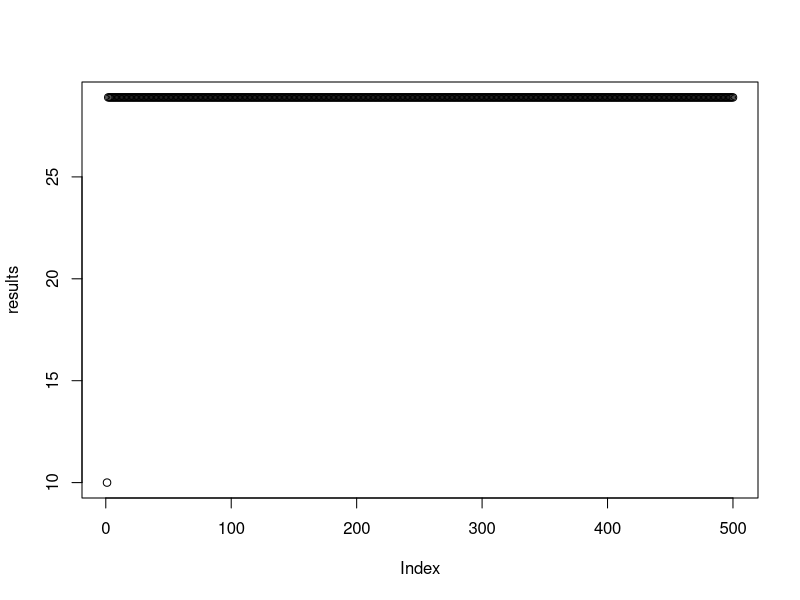
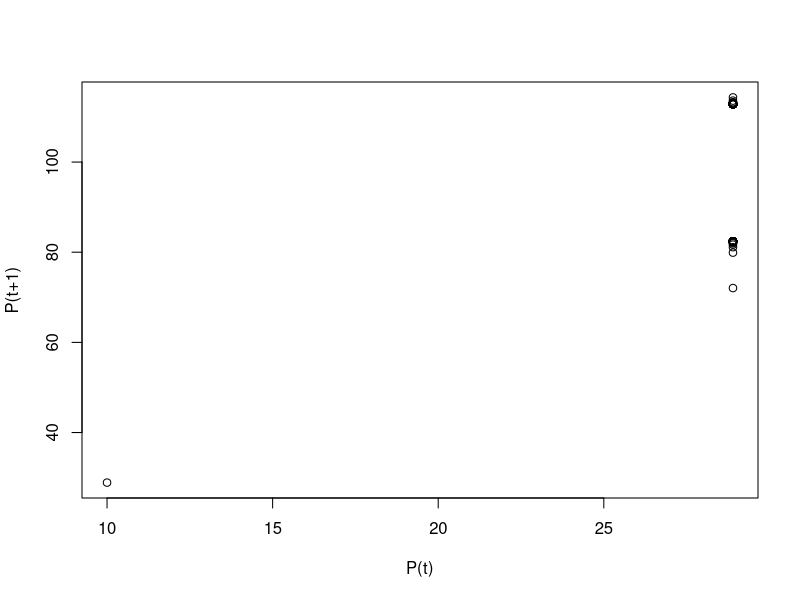
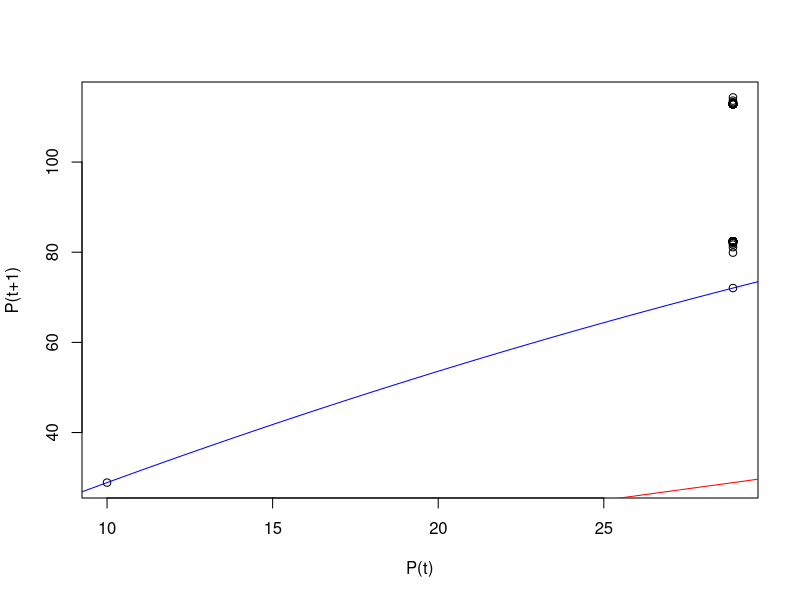
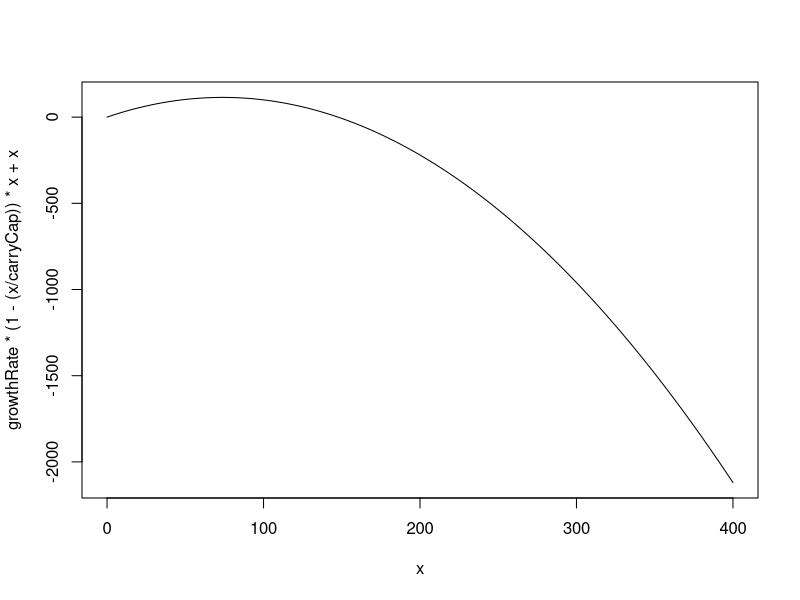
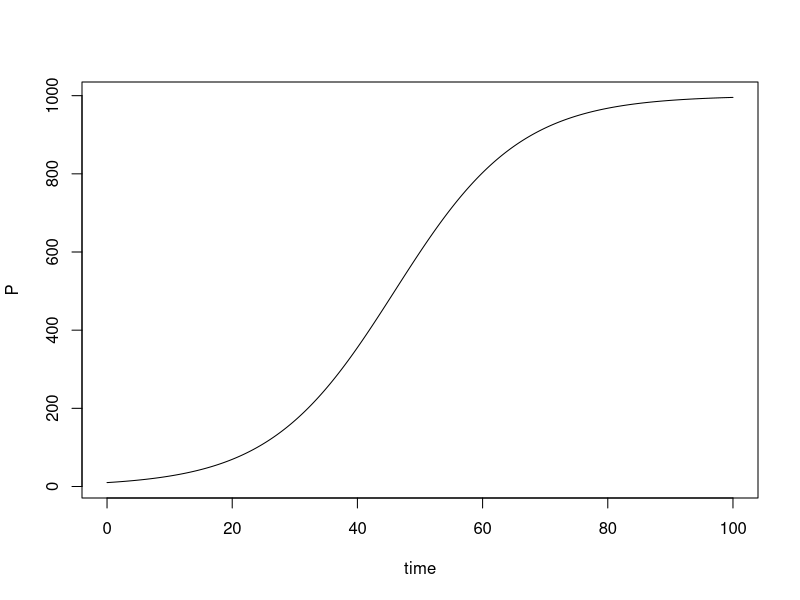
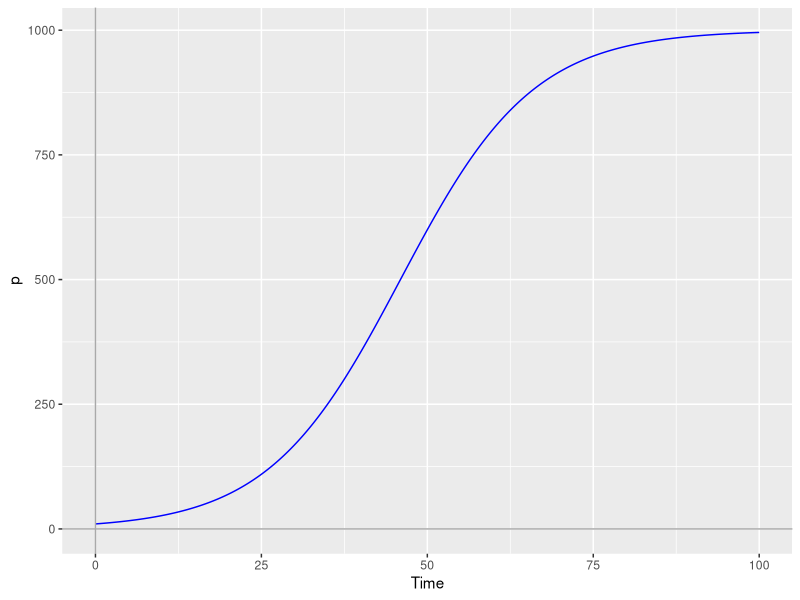

R code for these plots, in order: (Note: this script raises an error after producing the figures.)
#Discrete Model
#Parameters r and K
#Create the discrete model function with two para,eters r and K and the population size
discretePop_function <- function(r,p,k) {
  z <-  r*(1-(p/k))*p+p
  return(z)
}
#Set initial parameters
startPop<-10
growthRate<- 2.1
carryCap<-100
discretePop_function(growthRate,startPop,carryCap)

steps<- 1:500
results<-numeric(500)
resultsPlusOne<-numeric(500)

#Loop the function for 500 steps

for (i in steps)
{
  results[i] <- startPop
  startPop <- discretePop_function(growthRate,results,carryCap)
}
startPop<- 10
for (i in steps)
{
  startPop <- discretePop_function(growthRate,startPop,carryCap)
  resultsPlusOne[i] <- startPop
}
#Results represents p(t)
plot(results)

#Plot using dots
plot(results, resultsPlusOne, xlab= "P(t)", ylab="P(t+1)")
vals<- seq(0,150,0.1) 
#Plot using a line
plot(results, resultsPlusOne, xlab= "P(t)", ylab="P(t+1)")
lines(x=vals,y=growthRate*(1-(vals/carryCap))*vals+vals, col="blue")
lines(x=0:150,y=0:150, col="red")
#Or a different way to the curve of the equation
curve(growthRate*(1-(x/carryCap))*x+x, from=0, to=400)

#Continuos Model
library(ggplot2)
library(tidyverse)
library(deSolve)

state <- c(P=10)
times <- seq(0,100,by=0.01)
parameters  <- c(r=0.1,K=1000)
LogGrowth  <- function(t,state,parameters){
  #Log growth function that atkes a set of parameter values intial conditions and a time sequence
  with(as.list(c(state,parameters)),{
    #with is a function that allows us to use the variable name directly- looks for K,r and P in state and parameters
    dP  <- r*(1-P/K)*P #The logistic equation
    return(list(dP)) #return the rate of change, needs to be a list
    
  })
}
out  <- ode(y=state, times=times,func=LogGrowth, parms= parameters)
#Transform the deSolve data into a data frame
out_dataframe  <- data.frame(out)
plot(out_dataframe, type="l")
ggplot(data=out_dataframe) +
  geom_line(mapping=aes(x=time,y=P),color="blue")+
  geom_hline(yintercept = 0, color="darkgrey") +
  geom_vline(xintercept = 0, color="darkgrey") +
  labs(x="Time",y="p")

#Model calibration


tmax   <- 200 #To estimate r we only need the initial increase in population
x  <- numeric(tmax+1)
for(i in 2:(tmax+1)) {
  x[i]   <- r*x[i-1]*(1-x[i-1]/K)+x[i-1]+rnorm (1,0,x[i-1]/100)
}
#Calibrate using a population with small amounts of stochasticity
simulationSmall <- read.csv("pop_LG_simul_noise_small.csv")
PopulationInitial <- simulationSmall[1,2]
plot(simulationSmall)
K <- mean(simulationSmall[100:300,2])
#Inverse model to figure out parameter r
out_df_list <- list()#Create a list to store the model outputs for the different values of r
i <- 1 #Used to keep track of indixes in out_df_list
for(r in seq(0.01,1,0.01)) { #vary r from 0.01 to 1 by steps of 0.01
  parameters  <- c(r=r, K=K) #These are the parameters as before
  state  <- c(P=simulationSmall$P[1]) #Initial population value
  times  <- seq (0,tmax, by=1) #this is the time steps We want a value each time step to match how data was generated
  out <- ode(y=state, times=times, func=LogGrowth,parms=parameters)
  out_df_list[[i]]  <- data.frame(out) #we store the dataframe
  i  <- i+1
}
#Out_df_list now is a list containing dataframes with the population size for each value of r

fit  <- numeric(length(out_df_list))
for(i in 1:length(out_df_list)) {
  fit[i]  <- sum(abs(out_df_list[[i]]$P-simulationSmall$P[1:(tmax+1)])) #FOr each dataframe do pop at time 1 - pop at time 1 in the simulation, do that for all the times and add them togetehr as aboslute numbers (i.e ignoring negatives)
  #Do this for every dataframe in the list to find which has the smallest difference between dataframe and simulation
}

ind_est  <- which.min(fit) #Which is the minimum number in the fit
seq(0.01,1,0.01)[which.min(fit)]
ind_real   <- which (seq(0.01,1,0.01)==0.2)

#Plot values generated by estimate and and the real r values
colors   <- c("Estimated"="red","Real"="cyan4")
ggplot() +
  geom_line(mapping=aes(x=0:tmax,y=simulationSmall$P[1:(tmax+1)])) +
  geom_line(mapping=aes(x=0:tmax,y=out_df_list[[ind_est]]$P, color="Estimated")) +
  geom_line(mapping=aes(x=0:tmax, y=out_df_list[[ind_real]]$P, color="Real")) +
  geom_hline(yintercept=0, color="darkgrey") +
  geom_vline(xintercept = 0, color="darkgrey") +
  xlim(0,tmax*1.1) +
  ylim(0,K+100) +
  labs(x="Time", y="P", color ="Legend") +
  scale_color_manual(values=colors)

#Calibrate using population with large amount of stochasticity
simulationBig <- read.csv("pop_LG_simul_noise_big.csv")
PopulationInitialBig <- simulationBig[1,2]
plot(simulationBig)
KBig <- mean(simulationBig[50:300,2])
out_df_list_big <- list()#Create a list to store the model outputs for the different values of r
l <- 1 #Used to keep track of indixes in out_df_list
for(R in seq(0.01,1,0.01)) { #vary r from 0.01 to 1 by steps of 0.01
  parameters  <- c(r=R, K=KBig) #These are the parameters as before
  state  <- c(P=simulationBig$P[1]) #Initial population value
  times  <- seq (0,tmax, by=1) #this is the time steps We want a value each time step to match how data was generated
  out <- ode(y=state, times=times, func=LogGrowth,parms=parameters)
  out_df_list_big[[l]]  <- data.frame(out) #we store the dataframe
  l  <- l+1
}
fitBig  <- numeric(length(out_df_list_big))
for(x in 1:length(out_df_list_big)) {
  fitBig[x]  <- sum(abs(out_df_list_big[[x]]$P-simulationBig$P[1:(tmax+1)])) #FOr each dataframe do pop at time 1 - pop at time 1 in the simulation, do that for all the times and add them togetehr as aboslute numbers (i.e ignoring negatives)
  #Do this for every dataframe in the list to find which has the smallest difference between dataframe and simulation
}
ind_est_big  <- which.min(fitBig) #Which is the minimum number in the fit
seq(0.01,1,0.01)[which.min(fitBig)]
ind_real_big   <- which (seq(0.01,1,0.01)==0.2)
colors   <- c("Estimated"="red","Real"="cyan4")
ggplot() +
  geom_line(mapping=aes(x=0:tmax,y=simulationBig$P[1:(tmax+1)])) +
  geom_line(mapping=aes(x=0:tmax,y=out_df_list_big[[ind_est_big]]$P, color="Estimated")) +
  geom_line(mapping=aes(x=0:tmax, y=out_df_list_big[[ind_real_big]]$P, color="Real")) +
  geom_hline(yintercept=0, color="darkgrey") +
  geom_vline(xintercept = 0, color="darkgrey") +
  xlim(0,tmax*1.1) +
  ylim(0,K+100) +
  labs(x="Time", y="P", color ="Legend") +
  scale_color_manual(values=colors)

#Bifurcation Plot
Pop <- numeric(500)
Pop[1]   <- 10
k   <- 100
out_list <- list()
out2_matrix <- matrix(NA,ncol=2,nrow=0)
l <- 1

for (r in seq(0.1, 3, 0.02)) {
  for( i in 2:500){
    Pop[i] <-   r*(1-(Pop[i-1]/k))*Pop[i-1]+ Pop[i-1]
  }
  out <- list(tail(Pop,50))
  out_list[[l]] <- data.frame(x=r,y=out) #Not really necessary
  
  out2 <-tail(Pop,50)
  out2_matrix <- rbind(out2_matrix,data.frame(x=rep(r,50),y=out2))
  l <- l+1
}
ggplot(out2_matrix, aes(x=x, y=y)) + geom_point (size=0.5)+
  xlim(0,3*1.02) +
  ylim(0,max(out2_matrix)+10) +
  geom_hline(yintercept=0, color="darkgrey") +
  geom_vline(xintercept = 0, color="darkgrey") +
  labs(x="Growth rate", y="Population")
